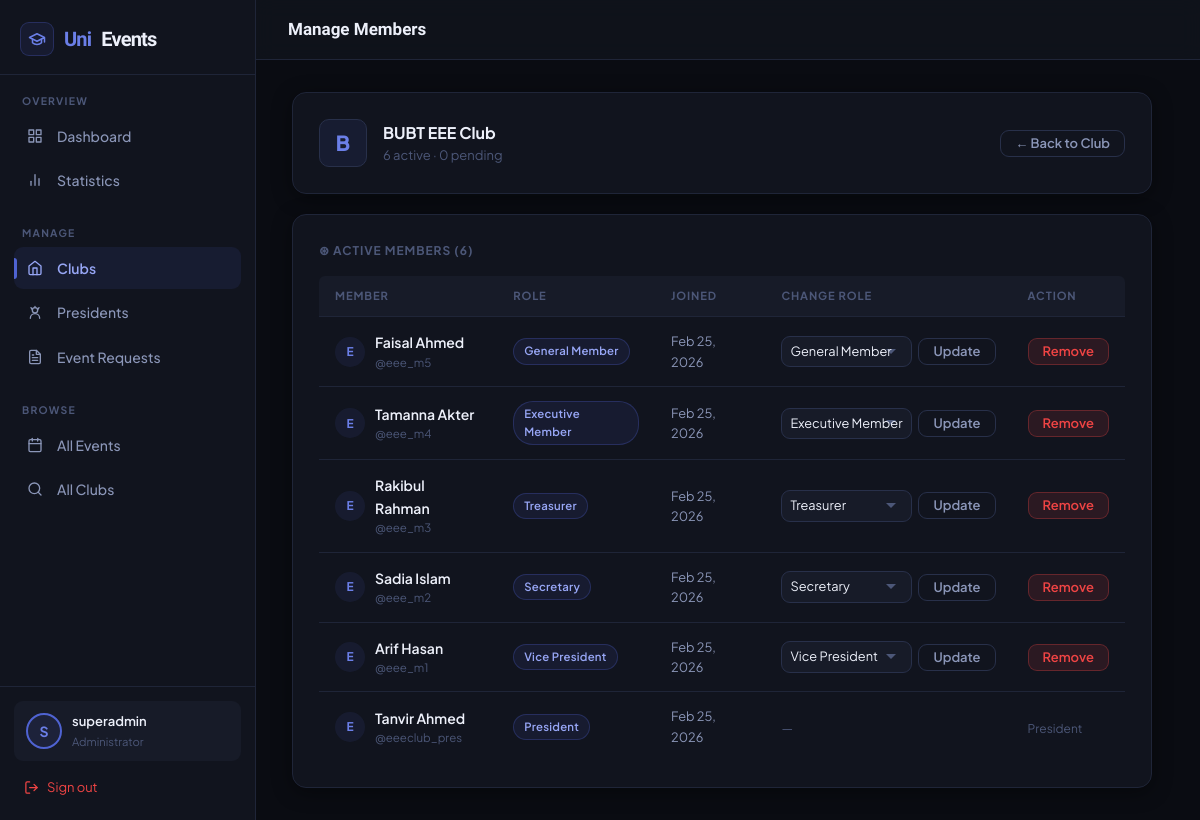
The page /clubs/bubt-eee-club/manage-members/ (signed in) on the database its author committed.
### accounts/models.py (models this page shows, shortened)
class CustomUser(AbstractUser):
    USER_TYPE_CHOICES = (
        ('student', 'Student'),
        ('faculty', 'Faculty'),
        ('admin', 'Administrator'),
        ('president', 'President'),
    )
    user_type = models.CharField(max_length=20, choices=USER_TYPE_CHOICES, default='student')
    student_id = models.CharField(max_length=20, blank=True, null=True)
    phone = models.CharField(max_length=15, blank=True, null=True)
    profile_picture = models.ImageField(upload_to='profile_pics/', blank=True, null=True)
    bio = models.TextField(blank=True, null=True)
    department = models.CharField(max_length=100, blank=True, null=True)
    intake = models.CharField(max_length=20, blank=True, null=True, help_text="e.g. 49, 50, Fall-2022")
    year = models.IntegerField(blank=True, null=True)
    is_verified = models.BooleanField(default=False)

### clubs/models.py (models this page shows, shortened)
class Club(models.Model):
    STATUS_CHOICES = (
        ('active', 'Active'),
        ('inactive', 'Inactive'),
        ('pending', 'Pending Approval'),
    )
    name = models.CharField(max_length=200)
    slug = models.SlugField(unique=True)
    description = models.TextField()
    short_description = models.CharField(max_length=300, blank=True, null=True)
    category = models.ForeignKey(ClubCategory, on_delete=models.SET_NULL, null=True, blank=True)
    logo = models.ImageField(upload_to='club_logos/', blank=True, null=True)
    banner = models.ImageField(upload_to='club_banners/', blank=True, null=True)
    president = models.ForeignKey(settings.AUTH_USER_MODEL, on_delete=models.CASCADE, related_name='president_of')
    vice_president = models.ForeignKey(settings.AUTH_USER_MODEL, on_delete=models.SET_NULL, null=True, blank=True, related_name='vice_president_of')
    faculty_advisor = models.ForeignKey(settings.AUTH_USER_MODEL, on_delete=models.SET_NULL, null=True, blank=True, related_name='faculty_advisor_of')
    email = models.EmailField(blank=True, null=True)
    website = models.URLField(blank=True, null=True)
    social_facebook = models.URLField(blank=True, null=True)
    social_instagram = models.URLField(blank=True, null=True)
    social_linkedin = models.URLField(blank=True, null=True)
    status = models.CharField(max_length=20, choices=STATUS_CHOICES, default='pending')
    established_date = models.DateField(default=timezone.now)
    created_at = models.DateTimeField(auto_now_add=True)
    updated_at = models.DateTimeField(auto_now=True)
    class Meta:
        ordering = ['name']

class ClubMember(models.Model):
    ROLE_CHOICES = (
        ('president', 'President'),
        ('vice_president', 'Vice President'),
        ('treasurer', 'Treasurer'),
        ('secretary', 'Secretary'),
        ('executive', 'Executive Member'),
        ('member', 'General Member'),
    )
    STATUS_CHOICES = (
        ('active', 'Active'),
        ('inactive', 'Inactive'),
        ('pending', 'Pending'),
    )
    club = models.ForeignKey(Club, on_delete=models.CASCADE, related_name='members')
    user = models.ForeignKey(settings.AUTH_USER_MODEL, on_delete=models.CASCADE, related_name='club_memberships')
    role = models.CharField(max_length=20, choices=ROLE_CHOICES, default='member')
    status = models.CharField(max_length=20, choices=STATUS_CHOICES, default='pending')
    joined_date = models.DateTimeField(auto_now_add=True)
    approved_by = models.ForeignKey(settings.AUTH_USER_MODEL, on_delete=models.SET_NULL, null=True, blank=True, related_name='approved_memberships')
    approved_at = models.DateTimeField(null=True, blank=True)
    additional_info = models.TextField(blank=True, null=True)
    class Meta:
        unique_together = ['club', 'user']
        ordering = ['-joined_date']

### clubs/views.py (the view, shortened to what this page needs)
# urls.py: path('<slug:slug>/manage-members/', views.manage_club_members, name='manage_club_members'),
@login_required
def manage_club_members(request, slug):
    club = get_object_or_404(Club, slug=slug)
    if not (request.user == club.president or request.user.is_staff):
        messages.error(request, 'You do not have permission to manage this club.')
        return redirect('club_detail', slug=club.slug)
    pending_members = club.members.filter(status='pending')
    active_members = club.members.filter(status='active')
    context = {
        'club': club,
        'pending_members': pending_members,
        'active_members': active_members,
        'role_choices': ClubMember.ROLE_CHOICES,
    }
    return render(request, 'clubs/manage_members.html', context)

### templates/clubs/manage_members.html (shortened to what this page needs)
{% extends 'base.html' %}
{% block page_title %}Manage Members{% endblock %}
{% block app_content %}
<div style="max-width:860px;">
  <div class="card fade-up" style="display:flex;align-items:center;gap:16px;margin-bottom:20px;">
    <div style="width:48px;height:48px;border-radius:10px;background:var(--a-bg);border:1px solid var(--border2);display:flex;align-items:center;justify-content:center;font-size:1.3rem;font-weight:800;color:var(--a2);flex-shrink:0;overflow:hidden;">
      {% if club.logo %}<img src="{{ club.logo.url }}" style="width:100%;height:100%;object-fit:cover;">{% else %}{{ club.name|slice:":1" }}{% endif %}
    </div>
    <div style="flex:1;">
      <div style="font-size:1rem;font-weight:700;color:var(--txt);">{{ club.name }}</div>
      <div style="font-size:0.8125rem;color:var(--txt3);">{{ active_members|length }} active · {{ pending_members|length }} pending</div>
    </div>
    <a href="{% url 'club_detail' club.slug %}" class="btn btn-ghost btn-sm">← Back to Club</a>
  </div>
  <div class="card fade-up-2">
    <div style="font-size:0.75rem;font-weight:700;text-transform:uppercase;letter-spacing:0.08em;color:var(--txt3);margin-bottom:16px;">⊛ Active Members ({{ active_members|length }})</div>
    {% if active_members %}
    <table class="data-table">
      <thead>
        <tr>
          <th>Member</th>
          <th>Role</th>
          <th>Joined</th>
          <th>Change Role</th>
          <th>Action</th>
        </tr>
      </thead>
      <tbody>
        {% for member in active_members %}
        <tr>
          <td>
            <div style="display:flex;align-items:center;gap:10px;">
              <div style="width:30px;height:30px;border-radius:50%;background:var(--a-bg);display:flex;align-items:center;justify-content:center;font-size:0.75rem;font-weight:700;color:var(--a2);flex-shrink:0;">{{ member.user.username|slice:":1"|upper }}</div>
              <div>
                <div style="font-weight:600;color:var(--txt);">{{ member.user.get_full_name|default:member.user.username }}</div>
                <div style="font-size:0.72rem;color:var(--txt3);">@{{ member.user.username }}</div>
              </div>
            </div>
          </td>
          <td><span class="badge badge-accent">{{ member.get_role_display }}</span></td>
          <td style="font-size:0.8rem;">{{ member.joined_date|date:"M d, Y" }}</td>
          <td>
            {% if member.role != 'president' %}
            <form method="post" style="display:flex;gap:6px;align-items:center;">
              <select name="new_role" style="font-size:0.8rem;padding:5px 8px;width:auto;">
                {% for r_val, r_label in role_choices %}
                {% if r_val != 'president' %}
                <option value="{{ r_val }}" {% if member.role == r_val %}selected{% endif %}>{{ r_label }}</option>
                {% endif %}
                {% endfor %}
              </select>
              <button type="submit" class="btn btn-sm btn-ghost">Update</button>
            </form>
            {% else %}
            <span style="font-size:0.8rem;color:var(--txt3);">—</span>
            {% endif %}
          </td>
          <td>
            {% if member.role != 'president' %}
            <form method="post" onsubmit="return confirm('Remove {{ member.user.username }} from the club?');">
              <button type="submit" class="btn btn-sm btn-danger">Remove</button>
            </form>
            {% else %}
            <span style="font-size:0.75rem;color:var(--txt3);">President</span>
            {% endif %}
          </td>
        </tr>
        {% endfor %}
      </tbody>
    </table>
    {% else %}
    <div style="text-align:center;padding:30px 0;color:var(--txt3);">No active members yet.</div>
    {% endif %}
  </div>
</div>
{% endblock %}

### templates/base.html (shortened to what this page needs)
{% load static %}
<!DOCTYPE html>
<html lang="en">
<head>
</head>
<body>
{% if user.is_authenticated and request.resolver_match.url_name not in 'home,club_list,club_detail,event_list,event_detail,join_club,register,login' %}
<div class="app-layout">
  <aside class="sidebar">
    <div class="sidebar-brand">
      <a href="{% url 'home' %}">
        <div class="sb-icon"><svg width="18" height="18" viewBox="0 0 24 24" fill="none" stroke="currentColor" stroke-width="2" stroke-linecap="round" stroke-linejoin="round" style="color:var(--a2)"><path d="M22 10v6M2 10l10-5 10 5-10 5z"/><path d="M6 12v5c3 3 9 3 12 0v-5"/></svg></div>
        Uni<span>Events</span>
      </a>
    </div>
    {% if user.is_staff or user.user_type == 'admin' %}
    <div class="sb-section">
      <div class="sb-label">Overview</div>
      <ul class="sb-nav">
        <li><a href="{% url 'admin_dashboard' %}" class="{% if request.resolver_match.url_name == 'admin_dashboard' %}active{% endif %}">
          <span class="sb-icon2"><svg width="16" height="16" viewBox="0 0 24 24" fill="none" stroke="currentColor" stroke-width="2" stroke-linecap="round" stroke-linejoin="round"><rect x="3" y="3" width="7" height="7"/><rect x="14" y="3" width="7" height="7"/><rect x="14" y="14" width="7" height="7"/><rect x="3" y="14" width="7" height="7"/></svg></span> Dashboard
        </a></li>
        <li><a href="{% url 'admin_statistics' %}" class="{% if request.resolver_match.url_name == 'admin_statistics' %}active{% endif %}">
          <span class="sb-icon2"><svg width="16" height="16" viewBox="0 0 24 24" fill="none" stroke="currentColor" stroke-width="2" stroke-linecap="round" stroke-linejoin="round"><line x1="18" y1="20" x2="18" y2="10"/><line x1="12" y1="20" x2="12" y2="4"/><line x1="6" y1="20" x2="6" y2="14"/></svg></span> Statistics
        </a></li>
      </ul>
    </div>
    <div class="sb-section">
      <div class="sb-label">Manage</div>
      <ul class="sb-nav">
        <li><a href="{% url 'admin_club_list' %}" class="{% if 'club' in request.resolver_match.url_name %}active{% endif %}">
          <span class="sb-icon2"><svg width="16" height="16" viewBox="0 0 24 24" fill="none" stroke="currentColor" stroke-width="2" stroke-linecap="round" stroke-linejoin="round"><path d="M3 9l9-7 9 7v11a2 2 0 01-2 2H5a2 2 0 01-2-2z"/><polyline points="9 22 9 12 15 12 15 22"/></svg></span> Clubs
        </a></li>
        <li><a href="{% url 'admin_president_list' %}" class="{% if 'president' in request.resolver_match.url_name %}active{% endif %}">
          <span class="sb-icon2"><svg width="16" height="16" viewBox="0 0 24 24" fill="none" stroke="currentColor" stroke-width="2" stroke-linecap="round" stroke-linejoin="round"><circle cx="12" cy="8" r="4"/><path d="M5 20a7 7 0 0114 0"/><path d="M8 7l-2-3M16 7l2-3M12 4V2"/></svg></span> Presidents
        </a></li>
        <li><a href="{% url 'admin_event_requests' %}" class="{% if 'event_request' in request.resolver_match.url_name %}active{% endif %}">
          <span class="sb-icon2"></span> Event Requests
        </a></li>
      </ul>
    </div>
    <div class="sb-section">
      <div class="sb-label">Browse</div>
      <ul class="sb-nav">
        <li><a href="{% url 'event_list' %}"><span class="sb-icon2"><svg width="16" height="16" viewBox="0 0 24 24" fill="none" stroke="currentColor" stroke-width="2" stroke-linecap="round" stroke-linejoin="round"><rect x="3" y="4" width="18" height="18" rx="2" ry="2"/><line x1="16" y1="2" x2="16" y2="6"/><line x1="8" y1="2" x2="8" y2="6"/><line x1="3" y1="10" x2="21" y2="10"/></svg></span> All Events</a></li>
        <li><a href="{% url 'club_list' %}"><span class="sb-icon2"><svg width="16" height="16" viewBox="0 0 24 24" fill="none" stroke="currentColor" stroke-width="2" stroke-linecap="round" stroke-linejoin="round"><circle cx="11" cy="11" r="8"/><line x1="21" y1="21" x2="16.65" y2="16.65"/></svg></span> All Clubs</a></li>
      </ul>
    </div>
    {% endif %}
    <div class="sb-footer">
      <div class="sb-user">
        <div class="sb-avatar">
          {% if user.profile_picture %}<img src="{{ user.profile_picture.url }}" style="width:100%;height:100%;object-fit:cover;border-radius:50%;">
          {% else %}{{ user.username|slice:":1"|upper }}{% endif %}
        </div>
        <div style="flex:1;min-width:0;">
          <div class="sb-name">{{ user.get_full_name|default:user.username|truncatechars:18 }}</div>
          <div class="sb-role">{{ user.get_user_type_display }}</div>
        </div>
      </div>
      <a href="{% url 'logout' %}" class="sb-logout">
        <svg width="15" height="15" viewBox="0 0 24 24" fill="none" stroke="currentColor" stroke-width="2" stroke-linecap="round" stroke-linejoin="round"><path d="M9 21H5a2 2 0 01-2-2V5a2 2 0 012-2h4"/><polyline points="16 17 21 12 16 7"/><line x1="21" y1="12" x2="9" y2="12"/></svg> Sign out
      </a>
    </div>
  </aside>
  <div class="app-main">
    <div class="app-topbar">
      <span class="app-topbar-title">{% block page_title %}{% endblock %}</span>
    </div>
    <div class="app-content">
      {% block app_content %}{% endblock %}
    </div>
  </div>
</div>
{% endif %}
</body>
</html>

### rows shown on the page
CustomUser: username "S", get_full_name "superadmin", user_type "Administrator"
Club: name "B", name "BUBT EEE Club"
ClubMember: user.username "E", user.get_full_name "Faisal Ahmed", user.username "eee_m5", role "General Member", joined_date "Feb 25, 2026", new_role "General Member"
ClubMember: user.username "E", user.get_full_name "Tamanna Akter", user.username "eee_m4", role "Executive Member", joined_date "Feb 25, 2026", new_role "Executive Member"
ClubMember: user.username "E", user.get_full_name "Rakibul Rahman", user.username "eee_m3", role "Treasurer", joined_date "Feb 25, 2026", new_role "Treasurer"
ClubMember: user.username "E", user.get_full_name "Sadia Islam", user.username "eee_m2", role "Secretary", joined_date "Feb 25, 2026", new_role "Secretary"
ClubMember: user.username "E", user.get_full_name "Arif Hasan", user.username "eee_m1", role "Vice President", joined_date "Feb 25, 2026", new_role "Vice President"
ClubMember: user.username "E", user.get_full_name "Tanvir Ahmed", user.username "eeeclub_pres", role "President", joined_date "Feb 25, 2026"

### other values the page prints
{{ active_members|length }} "6"
{{ pending_members|length }} "0"
